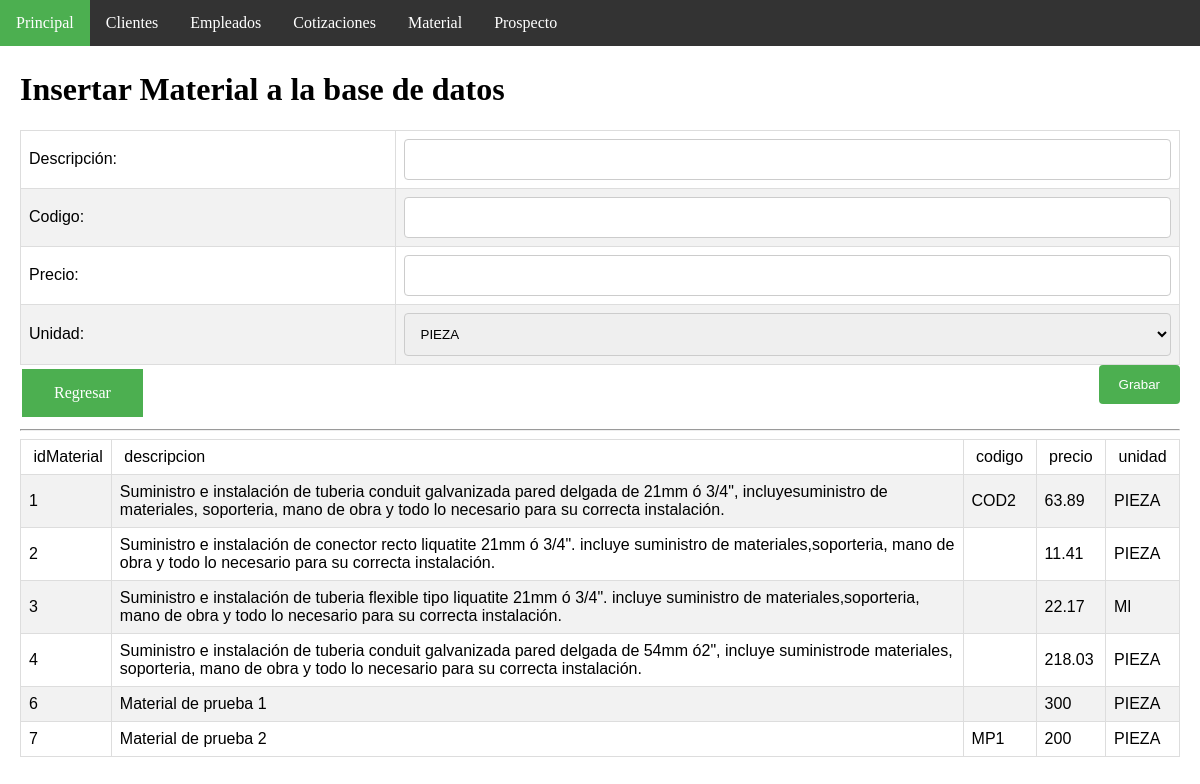
Page /insertMaterial.php on the earlier database version.
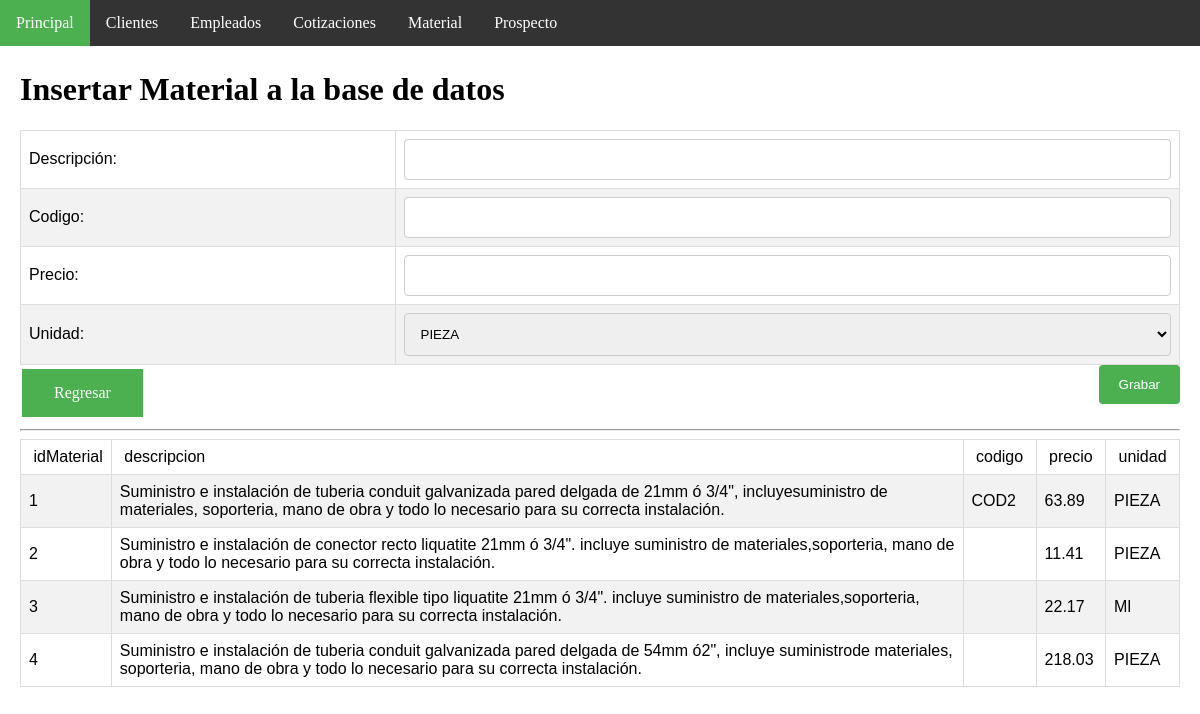
Same page on the later database version.
### tables this page shows
CREATE TABLE `material` (
  `idMaterial` int(11) NOT NULL AUTO_INCREMENT,
  `descripcion` varchar(300) NOT NULL,
  `codigo` varchar(45) DEFAULT NULL,
  `precio` double NOT NULL,
  `UnidadMaterial_idUnidadMaterial` int(11) NOT NULL,
  PRIMARY KEY (`idMaterial`,`UnidadMaterial_idUnidadMaterial`),
  UNIQUE KEY `codigo_UNIQUE` (`codigo`),
  KEY `fk_Material_UnidadMaterial1_idx` (`UnidadMaterial_idUnidadMaterial`),
  CONSTRAINT `fk_Material_UnidadMaterial1` FOREIGN KEY (`UnidadMaterial_idUnidadMaterial`) REFERENCES `unidadmaterial` (`idUnidadMaterial`) ON DELETE NO ACTION ON UPDATE NO ACTION
);

CREATE TABLE `unidadmaterial` (
  `idUnidadMaterial` int(11) NOT NULL AUTO_INCREMENT,
  `unidad` varchar(45) NOT NULL,
  PRIMARY KEY (`idUnidadMaterial`),
  UNIQUE KEY `unidad_UNIQUE` (`unidad`)
);

### insertMaterial.php (the view, shortened to what this page needs)
<!DOCTYPE html>
<html>
<head>
   <link rel="stylesheet" type="text/css" href="css/page_style.css">
</head>
<body>
<ul>
  <li><a class="active" href="index.php">Principal</a></li>
  <li><a href="clienteAdmon.php">Clientes</a></li>
  <li><a href="empleadoAdmon.php">Empleados</a></li>
  <li><a href="cotizacionAdmon.php">Cotizaciones</a></li>
  <li><a href="materialAdmon.php">Material</a></li>
  <li><a href="prospectoAdmon.php">Prospecto</a></li>
</ul>
<div style="padding:20px;margin-top:30px;height:1500px;">
<h1>Insertar Material a la base de datos</h1>
<form action="insertMaterialDb.php" method="post">
<table>
<tr>
   <td>Descripción:</td>
   <td><input type="text" name="descripcion" size="20" maxlength="300"></td>
</tr>
<tr>
   <td>Codigo:</td>
   <td><input type="text" name="codigo" size="20" maxlength="30"></td>
</tr>
<tr>
   <td>Precio:</td>
   <td><input type="text" name="precio" size="20" maxlength="30"></td>
</tr>
<tr>
   <td>Unidad:</td>
   <td><select name ="UnidadMaterial_idUnidadMaterial"><option value="1">PIEZA</option>
		<option value="2">Ml</option> </select></td>
</tr>
</table>
<input type="submit" name="accion" value="Grabar">
<a class="buttonSha" href="materialAdmon.php">Regresar</a>
</FORM>
<hr>
<?php
   $link=Conectarse();
   $query="select * from material";
   $result=mysqli_query($link,$query);
?>
<center>
 <table>
     <tr>
         <td >&nbsp;idMaterial</td>
         <td>&nbsp;descripcion&nbsp;</td>
         <td>&nbsp;codigo&nbsp;</td>
         <td>&nbsp;precio&nbsp;</td>
         <td>&nbsp;unidad&nbsp;</td>
      </tr>
<?php
   while($row = mysqli_fetch_array($result)) {
		$uni = "select * from unidadmaterial where idUnidadMaterial =".$row['UnidadMaterial_idUnidadMaterial'].";";
		$query_uni = mysqli_query( $link, $uni)
        or die ( "Algo ha ido mal en la consulta a material en la base de datos");
		$rowdos = mysqli_fetch_array($query_uni);
		echo "<tr><td>".$row["idMaterial"]."</td>";
		echo "<td >".$row["descripcion"]."</td>";
		echo "<td>".$row["codigo"]."</td>";
		echo "<td>".$row["precio"]."</td>";
		echo "<td>".$rowdos['unidad']."</td>";
   }
?>
 </table> </center>
</div>
</body>
</html>

### css/page_style.css (style rules this page uses)
.buttonSha { background-color: #4CAF50; border: none; color: white; padding: 15px 32px; text-align: center; text-decoration: none; display: inline-block; font-size: 16px; margin: 4px 2px; cursor: pointer; -webkit-transition-duration: 0.4s; transition-duration: 0.4s; }
table { font-family: "Trebuchet MS", Arial, Helvetica, sans-serif; border-collapse: collapse; width: 100%; }
td,th { border: 1px solid #ddd; padding: 8px; }
tr:nth-child(even) { background-color: #f2f2f2; }
* { box-sizing: border-box; }
input[type=text], select, textarea { width: 100%; padding: 12px; border: 1px solid #ccc; border-radius: 4px; resize: vertical; }
input[type=submit] { background-color: #4CAF50; color: white; padding: 12px 20px; border: none; border-radius: 4px; cursor: pointer; float: right; }
body { margin:0; }
ul { list-style-type: none; margin: 0; padding: 0; overflow: hidden; background-color: #333; position: fixed; top: 0; width: 100%; }
li { float: left; }
li a { display: block; color: white; text-align: center; padding: 14px 16px; text-decoration: none; }
.active { background-color: #4CAF50; }

Differences in the rows shown:
removed material: idMaterial "6", descripcion "Material de prueba 1", precio "300", UnidadMaterial_idUnidadMaterial.unidad "PIEZA"
removed material: idMaterial "7", descripcion "Material de prueba 2", codigo "MP1", precio "200", UnidadMaterial_idUnidadMaterial.unidad "PIEZA"
